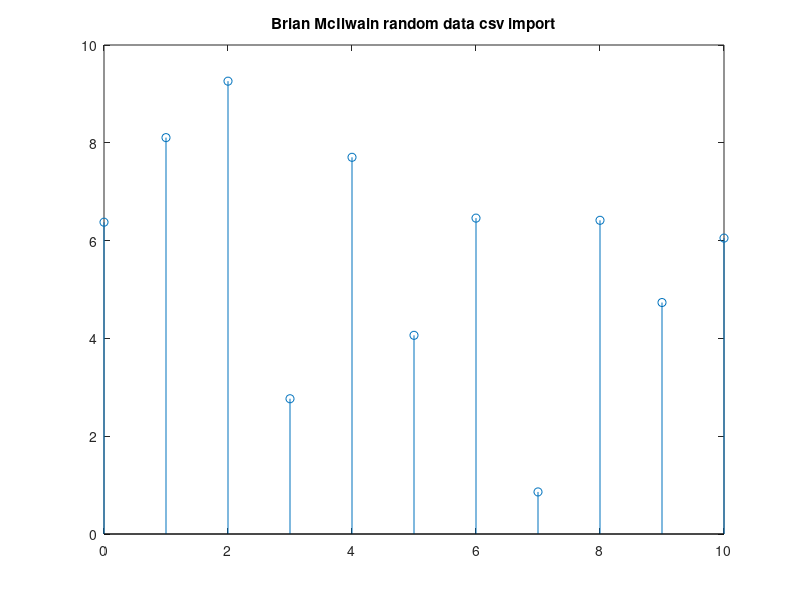

The MATLAB script that drew this image:
function [] = inClass( )
%Brian McIlwain in class import and export from csv

in = csvread('randata.csv');
x = in(:,1);
y = in(:,2);
stem(x,y);
title('Brian McIlwain random data csv import');
end

